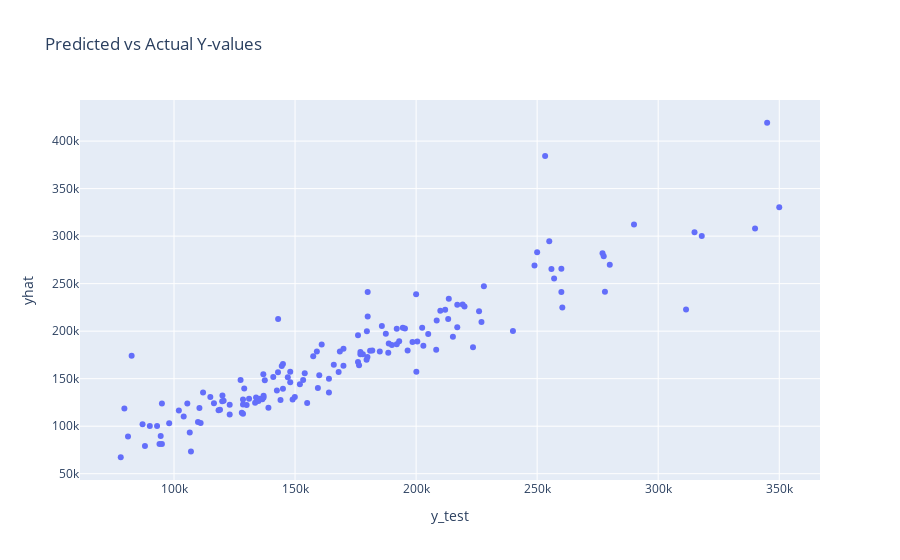

Here is the notebook cell this chart was saved with:
### Markdown cell above
Visualize the results to assess the model

### Code cell
# Make a scatterplot of yhat vs y_test

# Create a scatter plot
scatter = go.Scatter(x=y_test, y=yhat, mode='markers')

# # Add axis labels
layout = go.Layout(xaxis_title='y_test', yaxis_title='yhat', title='Predicted vs Actual Y-values')

fig = go.Figure(data=scatter, layout=layout)
fig.show()

### Figure 1 — Plotly figure (JSON) as saved in the notebook; plotly's stock layout.template omitted (floating-point values rounded to 4 significant figures; data arrays with more than 128 entries replaced by an {"elided": "..."} marker saying what was removed)
{"data": [{"mode": "markers", "type": "scatter", "x": {"elided": "146 int values"}, "y": {"elided": "146 float values"}}], "layout": {"title": {"text": "Predicted vs Actual Y-values"}, "xaxis": {"title": {"text": "y_test"}}, "yaxis": {"title": {"text": "yhat"}}}}
